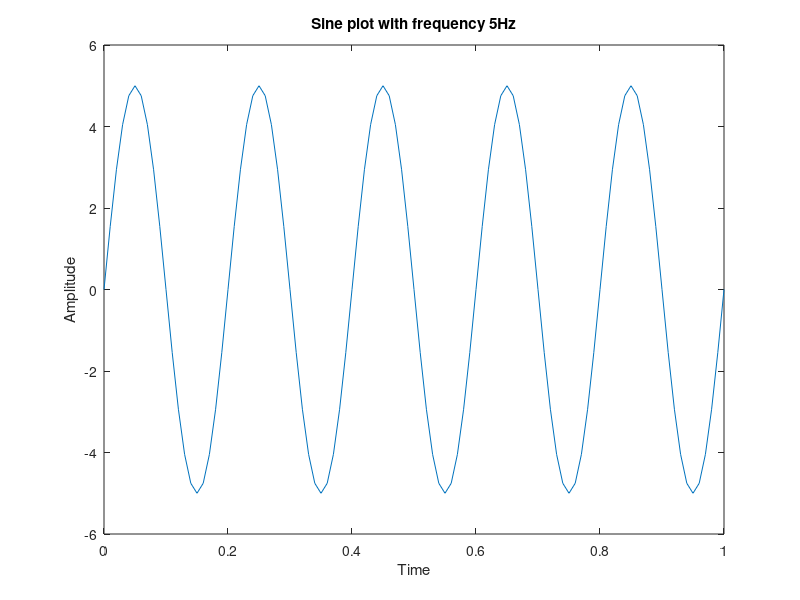

This chart was generated by the following MATLAB code:
clc;
clear all;
close all;
t = 0:0.01:1;
f = 5;
a = 5;
y = a*sin(2*pi*f*t);
plot(t,y);
title ('Sine plot with frequency 5Hz');
xlabel ('Time');
ylabel ('Amplitude');
